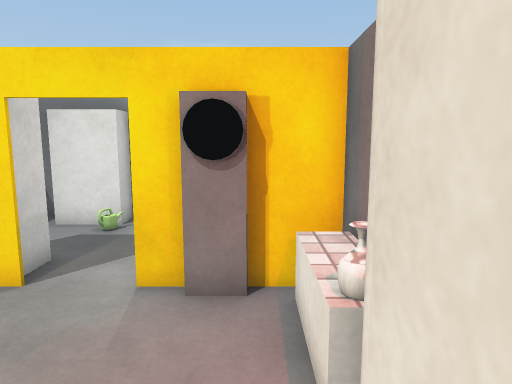
[1] (above)

15 first-person views from a walk through a scene from a Unity 3-D project. The camera is 1.5 m above the floor, tilts 8° down and sees 70° across. The floor is counted in squares, 0.5 m on a side. Each view is taken from the middle of a square. On the plan, view 1 faces up. The plan holds only what a view shows up to about 20 squares ahead; the rest is blank. The place goes on beyond the plan. The player character is not drawn. Some surface patterns are stand-ins.

[2]
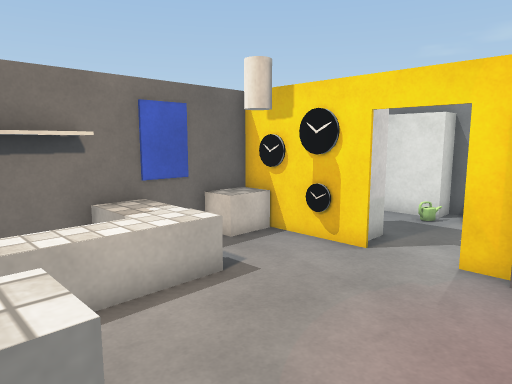

[3]
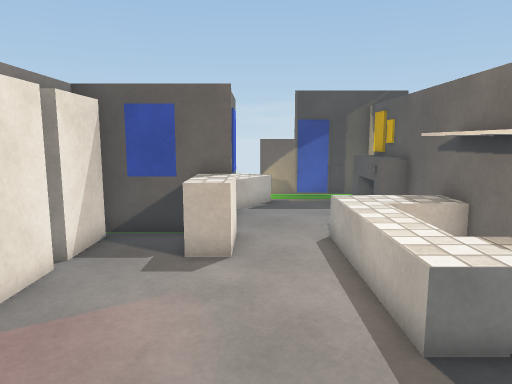

[4]
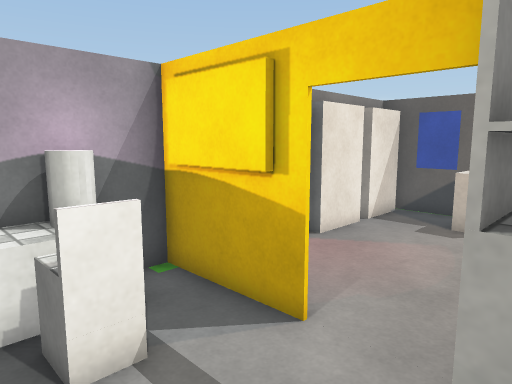

[5]
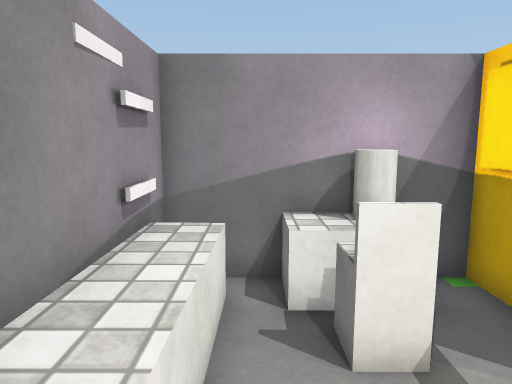

[6]
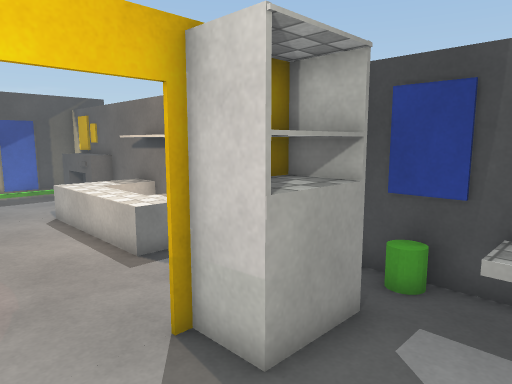

[7]
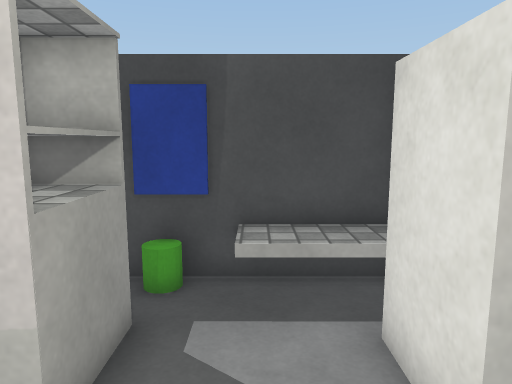

[8]
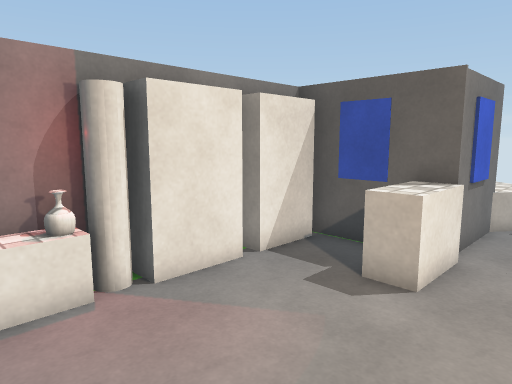

[9]
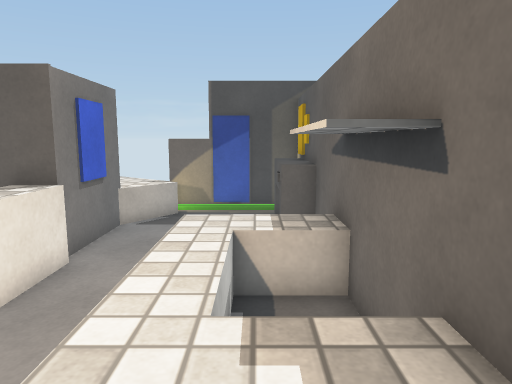

[10]
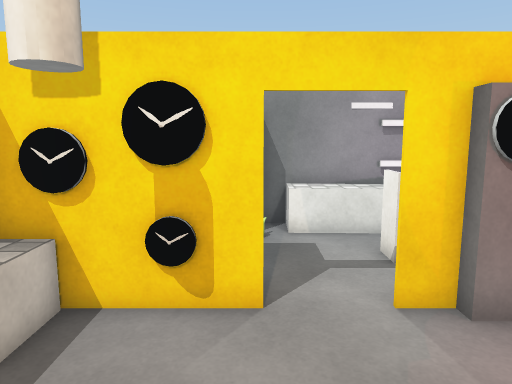

[11]
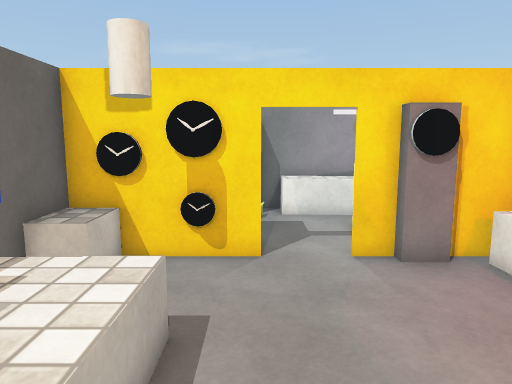

[12]
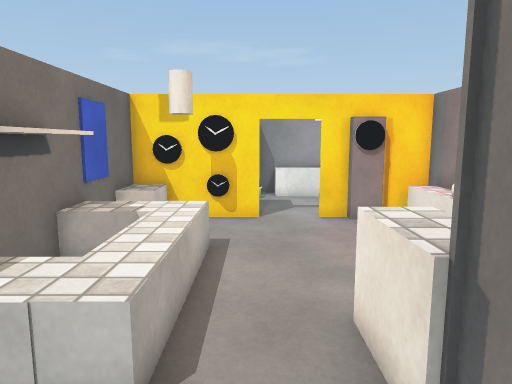

[13]
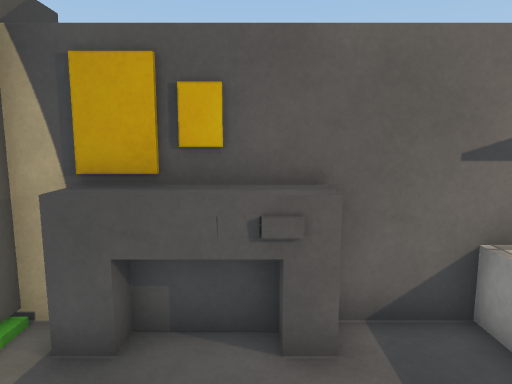

[14]
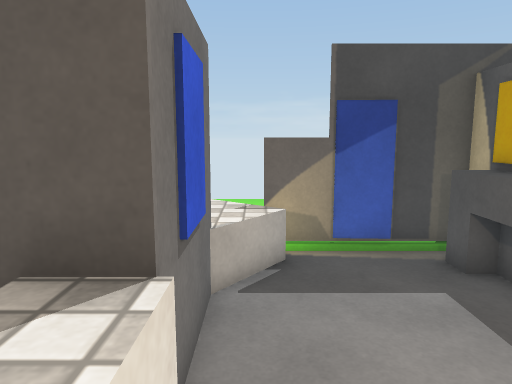

[15]
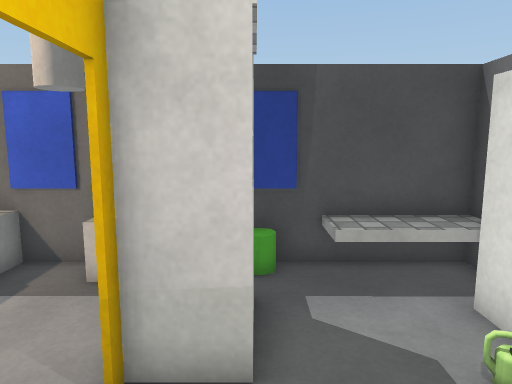

### Floor plan
Key: @ floor where view 1 was taken; # wall or solid block; x gap in a wall; . main floor; : floor 0.25 m higher than the main floor; = window, fence, low wall or low ledge; ^ raised ledge; B block; A vase; C cylinder; G green cylinder; O other object.
Columns run from 10 left of view 1 to 2 right of it. Each row starts with its distance up from view 1.
 14 #^#  ##BBBB##
 13 #^^###BBBBBB#
 12 #^^..:..... #
 11 #^^......BBB#
 10 #.......=BBC#
  9 #G#==#....BC#
  8 #.####...####
  7 #BOOO#..#####
  6 #BB........B#
  5 #B.........B#
  4 #..........A#
  3 #BB==......##
  2 #BBB=......##
  1 ##.^.......#
  0 ##.^......@#
 -1 ##.^...BB..#
 -2 ##B^...BB..#
 -3 #BB^...BB..#
 -4 #......#####
 -5 #......#
 -6 #^.....#
 -7 ^^.....#
 -8 ^^.....x
 -9 #^....^^
-10 #^...=^^
-11 #######^^

Where each view was taken, in squares from view 1:
view 1: 0 up, 0 right, facing up
view 2: 2 down, 0 right, facing up-left
view 3: 8 up, 4 left, facing down
view 4: 12 up, 6 left, facing down-right
view 5: 12 up, 6 left, facing right
view 6: 12 up, 2 left, facing down-left
view 7: 11 up, 2 left, facing left
view 8: 6 up, 6 left, facing down-right
view 9: 5 up, 8 left, facing down
view 10: 1 up, 5 left, facing up
view 11: 2 down, 5 left, facing up
view 12: 7 down, 5 left, facing up
view 13: 7 down, 4 left, facing left
view 14: 1 down, 4 left, facing down
view 15: 9 up, 1 left, facing left
